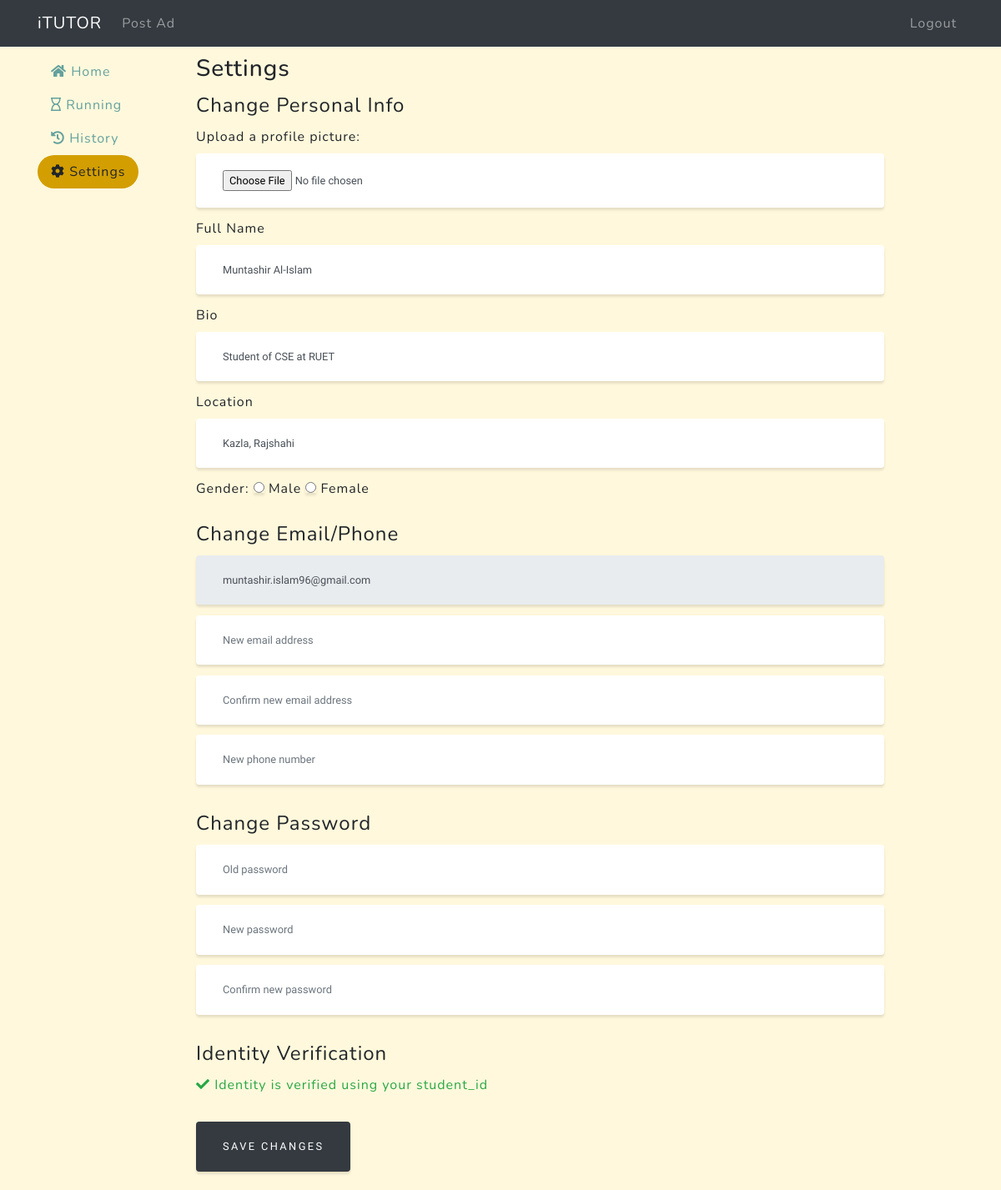
Page /client/settings/ (signed in) on the committed database.
### users/models.py (models this page shows, shortened)
class User(AbstractBaseUser):
    email = models.EmailField(
        verbose_name='Email address',
        max_length=255,
        unique=True,
    )
    is_active = models.BooleanField(default=True)
    is_admin = models.BooleanField(default=False)
    is_client = models.BooleanField(default=False)
    is_tutor = models.BooleanField(default=False)
    name = models.CharField(max_length=100, null=False, verbose_name='Full name')
    bio = models.CharField(max_length=1000, verbose_name='Bio')
    location = models.CharField(max_length=1000, verbose_name='Location')
    gender = models.CharField(max_length=20, verbose_name='Gender')
    title = models.CharField(max_length=1000, verbose_name='Overview title')  # Overview title
    overview = models.TextField(verbose_name='Overview')
    expertise = models.CharField(max_length=1000, verbose_name='Expertise')
    profile_img = models.TextField(verbose_name='Profile Image', blank=True)
    USERNAME_FIELD = 'email'
    REQUIRED_FIELDS = ['name']
    objects = UserManager()

class Verification(models.Model):
    user = models.ForeignKey(User, on_delete=models.CASCADE)
    type = models.CharField(max_length=50, verbose_name='File Type')
    file = models.TextField(verbose_name='File location')
    verified = models.BooleanField(verbose_name='Verified', default=False)

### client/decorators.py (the view)
    def wrapper(request, *args, **kwargs):
        decorated_view_func = login_required(request)
        if not decorated_view_func.user.is_authenticated:
            messages.warning(request, 'Please login first')
            return redirect('login-page')
        if not request.user.is_client:
            return redirect('home-page')
        else:
            return function(request, *args, **kwargs)

### client/templates/client/settings.html (shortened to what this page needs)
{% extends 'client/base_client.html' %}
{% block content %}
    <div class="settings" style="margin: 10px 0;">
      <h3>Settings</h3>
      <form method="post" enctype="multipart/form-data">
        <fieldset class="form-group">
          <legend>Change Personal Info</legend>
          <label for="profile_img">Upload a profile picture: </label>
          <input type="file" name="profile_img" class="form-control" id="profile_img" />
          <label for="full_name">Full Name</label>
          <input type="text" name="full_name" id="full_name" class="form-control" value="{{ user.name }}"
                 placeholder="Enter your full name">
          <label for="bio">Bio</label>
          <input type="text" name="bio" id="bio" class="form-control" value="{{ user.bio }}"
                 placeholder="Describe your expertise in no more than 50 words">
          <label for="location">Location</label>
          <input type="text" name="location" id="location" class="form-control" value="{{ user.location }}"
                 placeholder="Enter your location (ie. Uttara, Dhaka)">
          <label>Gender: </label>
          <input type="radio" name="gender" id="gen_male" value="male"> <label for="gen_male">Male</label>
          <input type="radio" name="gender" id="gen_female" value="female"> <label for="gen_female">Female</label><br>
        </fieldset>
        <fieldset class="form-group">
          <legend>Change Email/Phone</legend>
          <input type="email" name="old_email" id="old_email" class="form-control" value="{{ user.email }}" disabled />
          <input type="email" name="email1" id="email1" class="form-control" placeholder="New email address" />
          <input type="email" name="email2" id="email2" class="form-control" placeholder="Confirm new email address" />
          <input type="text" name="phone" id="phone" class="form-control" placeholder="New phone number" />
        </fieldset>
        <fieldset class="form-group">
          <legend>Change Password</legend>
          <input type="password" name="old_password" id="old_password" class="form-control" placeholder="Old password">
          <input type="password" name="password1" id="password1" class="form-control" placeholder="New password" />
          <input type="password" name="password2" id="password2" class="form-control" placeholder="Confirm new password" />
        </fieldset>
        <fieldset class="form-group">
          <legend>Identity Verification</legend>
          {% if not verification %}
          <label for="verification_document">Upload a document for identity verification: </label>
          <input type="file" name="verification_document" class="form-control" id="verification_document" />
          <label for="document_type">What type of document are you uploading?</label>
          <select name="document_type" id="document_type" class="form-control input">
            <option disabled selected>Choose One</option>
            <option value="student_id">Student ID Card</option>
            <option value="nid">National ID Card</option>
            <option value="birth_cert">Birth Certificate</option>
            <option value="passport">Passport</option>
            <option value="driving_license">Driving License</option>
          </select>
          {% else %}
            {% if verification.verified %}
              <p class="text-success"><i class="fa fa-check"></i> Identity is verified using your {{ verification.type }}</p>
            {% else %}
              <p>Verification pending. It may take upto 5 business days to verify your identity.</p>
            {% endif %}
          {% endif %}
        </fieldset>
        <input type="submit" value="Save changes" class="btn btn-dark" />
      </form>
    </div>
{% endblock content %}

### rows in the picture
User: full_name "Muntashir Al-Islam", bio "Student of CSE at RUET", location "Kazla, Rajshahi", old_email "muntashir.islam96@gmail.com"
Verification: type "student_id"
